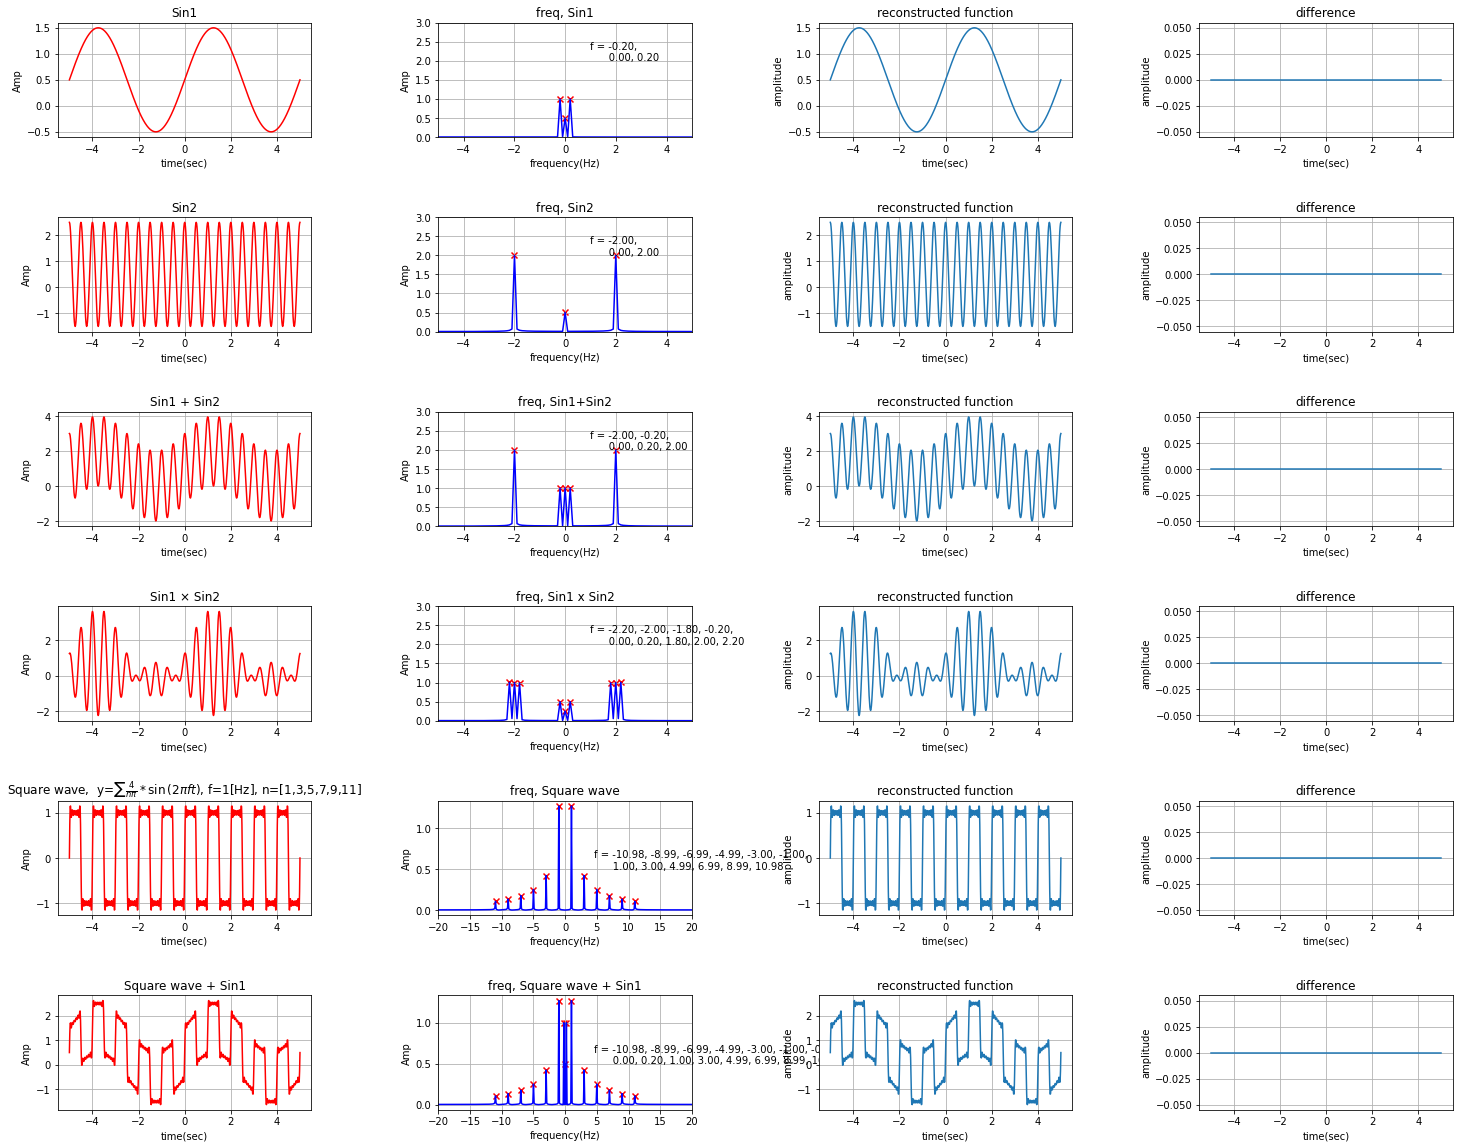

Source code (Python):
# Instructions 
# x = -5:5, sampling frequency=60Hz (>> Nyquist frequency)
# ---------------------------------------
# 1) Plot following sine waves and square waves, then convert to Frequency domain by FFT
#    Sine wave, Parameters [Amplitude, Frequency, Phase, Baseline]
#    1: sine1 ( [1, 0.2, 0, 0.5] )
#    2: sine2 ( [2, 2, 270, 0.5] ）
#    3: sine1 + sine2
#    4: sine1*sine2
#    5: Square wave1 (freq = 1Hz, n=[ 1,  3,  5,  7,  9, 11])
#    6: Sine1*Square wave1
# 2) Detect peak frequency ( peak can be multiple peaks ) and mark in the Amplitude spectrum figure
#      NOTE: DO NOT use FOR loop to detect peak frequencies. 
# 3) Print detected peak frequencies in each figures
# 4) Inverse FFT (IFFT) and plot reconstructed functions
# 5) Show difference between reconstructed functions and original data

# Save figure as 'Task05-4_1DIFFT_Yourname.pdf'
# Submit both your source code and figure pdf file

#%%
import numpy as np
import matplotlib.pyplot as plt
import math

# 指定されたサイズの配列を生成
def generate_n_array(size):
    arr = [2*i - 1 for i in range(1, size+1)]   # 要素の値は1以上の奇数
    return arr

# sin波
def sinewave(timedata, amp, freq, phase, baseline):
    phase_rad = phase*np.pi/180     # 位相
    omega = 2*np.pi*freq            # 角周波数
    y = amp * np.sin(omega * timedata - phase_rad) + baseline
    return y

# 矩形波
def squarewave(timedata, n_array, amp, freq, phase, baseline):
    y = 0
    for i in range(len(n_array)):
        y += 4/(n_array[i]*np.pi) * sinewave(timedata, amp, freq*n_array[i], phase, baseline)     # sin波の合算
    return y

# フーリエ変換
def sine_fft(y, n, dt):
    F_amp = np.fft.fft(y)                               # フーリエ変換
    F_abs = np.abs(F_amp)                               # フーリエ変換の絶対値
    F_abs_amp = (F_abs/n) * 2                           # 振幅を元の波形サイズに調整
    F_abs_amp[0] = F_abs_amp[0]/2                       # DC成分を２で割る
    shifted_F_abs_amp = np.fft.fftshift(F_abs_amp)

    freqs = np.fft.fftfreq(N, dt)                       # 時間軸を周波数に変換する
    shifted_freq = np.fft.fftshift(freqs)

    return shifted_freq, shifted_F_abs_amp, F_amp

# 逆フーリエ変換
def sine_ifft(fft_amp):
    If_amp = np.fft.ifft(fft_amp)   # 逆フーリエ変換
    If_real_amp = If_amp.real       # 実数部に変換
    return If_real_amp

# 逆フーリエ変換した波形と元の波形の差を調べる
def calc_difference(original_sine, converted_sine):
    difference = np.round([converted_sine[i] - original_sine[i] for i in range(len(original_sine))], 8)
    return difference

def find_peak_datapoints(xx,data):
    yy = data
    yy_prev = np.append( yy[0],yy[0:len(yy)-1] )
    yy_next = np.append( yy[1:len(yy)],yy[len(yy)-1])
    # get location of data which passed criteria you set.
    select_ii = np.where((yy>yy_prev) & (yy>yy_next))
    return xx[select_ii], data[select_ii], select_ii

    
def Convert_arr2str(arr):
    flg = 0
    for ii in range(len(arr)):
        #--------------------
        # just for display, insert \n
        if flg == 0 and arr[ii]>=0:
            str_insert = '\n      '
            flg = 1
        else:
            str_insert = ''
        #--------------------
        temp="{:.2f}".format(arr[ii])
        if ii<1:
            str_arr = temp
        else:               
            str_arr = str_arr + ', ' + str_insert + temp
    return str_arr

sampling_freq = 60                              # サンプリング周波数
x_time = np.arange(-5, 5.01, 1/sampling_freq)   # データポイント生成
N = np.size(x_time)                             # データ数
dt = 1/sampling_freq                            # サンプリング間隔

PARAMETER1 = [1, 0.2, 0, 0.5]                   # Amplitude, Frequency, Phase, Baseline
PARAMETER2 = [2, 2, 270, 0.5]                   # Amplitude, Frequency, Phase, Baseline

# ---------------------< sin波を生成、フーリエ変換 >-----------------------
n_array = generate_n_array(6)                   # n = [1,3,5,7,9,11]
y0 = sinewave(x_time, *PARAMETER1)
y1 = sinewave(x_time, *PARAMETER2)
y2 = sinewave(x_time, *PARAMETER1) + sinewave(x_time, *PARAMETER2)
y3 = sinewave(x_time, *PARAMETER1) * sinewave(x_time, *PARAMETER2)
y4 = squarewave(x_time, n_array, 1, 1, 0, 0)
y5 = squarewave(x_time, n_array, 1, 1, 0, 0) + sinewave(x_time, *PARAMETER1)

# フーリエ変換
shifted_freq0, shifted_F_abs_amp0, F_amp0 = sine_fft(y0, N, dt)
shifted_freq1, shifted_F_abs_amp1, F_amp1 = sine_fft(y1, N, dt)
shifted_freq2, shifted_F_abs_amp2, F_amp2= sine_fft(y2, N, dt)
shifted_freq3, shifted_F_abs_amp3, F_amp3 = sine_fft(y3, N, dt)
shifted_freq4, shifted_F_abs_amp4, F_amp4 = sine_fft(y4, N, dt)
shifted_freq5, shifted_F_abs_amp5, F_amp5 = sine_fft(y5, N, dt)

# ピーク検出
peak_freq0, peak_amp0, idx = find_peak_datapoints(shifted_freq0, shifted_F_abs_amp0)
peak_freq1, peak_amp1, idx = find_peak_datapoints(shifted_freq1, shifted_F_abs_amp1)
peak_freq2, peak_amp2, idx = find_peak_datapoints(shifted_freq2, shifted_F_abs_amp2)
peak_freq3, peak_amp3, idx = find_peak_datapoints(shifted_freq3, shifted_F_abs_amp3)
peak_freq4, peak_amp4, idx = find_peak_datapoints(shifted_freq4, shifted_F_abs_amp4)
peak_freq5, peak_amp5, idx = find_peak_datapoints(shifted_freq5, shifted_F_abs_amp5)

# フーリエ逆変換
If_sine0 = sine_ifft(F_amp0)
If_sine1 = sine_ifft(F_amp1)
If_sine2 = sine_ifft(F_amp2)
If_sine3 = sine_ifft(F_amp3)
If_sine4 = sine_ifft(F_amp4)
If_sine5 = sine_ifft(F_amp5)

# 元波形との差を計算
y_difference0 = calc_difference(y0, If_sine0)
y_difference1 = calc_difference(y1, If_sine1)
y_difference2 = calc_difference(y2, If_sine2)
y_difference3 = calc_difference(y3, If_sine3)
y_difference4 = calc_difference(y4, If_sine4)
y_difference5 = calc_difference(y5, If_sine5)

# -----------------<データプロット(time data) >------------------
fig, ax = plt.subplots(6,4,figsize=(25,20))
fig.subplots_adjust(wspace = 0.5, hspace=0.7)

y_array = [y0, y1, y2, y3, y4, y5]
for i in range(6):
    ax[i][0].set_xlabel('time(sec)')
    ax[i][0].set_ylabel('Amp')
    ax[i][0].set_xlim(-5.5, 5.5)
    ax[i][0].grid()
    ax[i][0].plot(x_time, y_array[i], color = 'r')

ax[0][0].set_title('Sin1')
ax[1][0].set_title('Sin2')
ax[2][0].set_title('Sin1 + Sin2')
ax[3][0].set_title('Sin1 × Sin2')
ax[4][0].set_title('Square wave,  y=$\sum{\\frac{4}{n\pi} * \sin{(2\pi ft)}}$, f=1[Hz], n=[1,3,5,7,9,11]')
ax[5][0].set_title('Square wave + Sin1')

#------------------------------------------------------------
# ---------------< データプロット(フーリエ変換 frequency data) >---------------
ax[0][1].set_title('freq, Sin1')
ax[1][1].set_title('freq, Sin2')
ax[2][1].set_title('freq, Sin1+Sin2')
ax[3][1].set_title('freq, Sin1 x Sin2')
ax[4][1].set_title('freq, Square wave')
ax[5][1].set_title('freq, Square wave + Sin1')

shifted_freq_array = [shifted_freq0, shifted_freq1, shifted_freq2, shifted_freq3, shifted_freq4, shifted_freq5]
shifted_F_abs_amp_array = [shifted_F_abs_amp0, shifted_F_abs_amp1, shifted_F_abs_amp2, shifted_F_abs_amp3, shifted_F_abs_amp4, shifted_F_abs_amp5]
# 振幅スペクトルをプロット
for i in range(4):
    ax[i][1].set_xlabel('frequency(Hz)')
    ax[i][1].set_ylabel('Amp')
    ax[i][1].set_yticks(np.arange(0, 3.1, 0.5))
    ax[i][1].set_xlim(-5.0, 5.0)
    ax[i][1].set_ylim(0, 3)
    ax[i][1].grid()
    ax[i][1].plot(shifted_freq_array[i], shifted_F_abs_amp_array[i], color = 'b')
for j in range(4, 6, 1):
    ax[j][1].set_xlabel('frequency(Hz)')
    ax[j][1].set_ylabel('Amp')
    ax[j][1].set_yticks(np.arange(0, 1.1, 0.5))
    ax[j][1].set_xlim(-20, 20)
    ax[j][1].grid()
    ax[j][1].plot(shifted_freq_array[j], shifted_F_abs_amp_array[j], color = 'b')

# ピークプロット
ax[0][1].scatter(peak_freq0, peak_amp0, color = 'r', marker = 'x')
ax[1][1].scatter(peak_freq1, peak_amp1, color = 'r', marker = 'x')
ax[2][1].scatter(peak_freq2, peak_amp2, color = 'r', marker = 'x')
ax[3][1].scatter(peak_freq3, peak_amp3, color = 'r', marker = 'x')
ax[4][1].scatter(peak_freq4, peak_amp4, color = 'r', marker = 'x')
ax[5][1].scatter(peak_freq5, peak_amp5, color = 'r', marker = 'x')

# ピークの周波数を表示
str_peak_freq0 = Convert_arr2str(peak_freq0)
ax[0][1].text(1,2, 'f = ' + str_peak_freq0)
str_peak_freq1 = Convert_arr2str(peak_freq1)
ax[1][1].text(1,2, 'f = ' + str_peak_freq1)
str_peak_freq2 = Convert_arr2str(peak_freq2)
ax[2][1].text(1,2, 'f = ' + str_peak_freq2)
str_peak_freq3 = Convert_arr2str(peak_freq3)
ax[3][1].text(1,2, 'f = ' + str_peak_freq3)
str_peak_freq4 = Convert_arr2str(peak_freq4)
ax[4][1].text(4.5,0.5, 'f = ' + str_peak_freq4)
str_peak_freq5 = Convert_arr2str(peak_freq5)
ax[5][1].text(4.5, 0.5, 'f = ' + str_peak_freq5)

#  ---------------< データプロット(逆変換 time data) >---------------
If_sine_array = [If_sine0, If_sine1, If_sine2, If_sine3, If_sine4, If_sine5]
y_difference_array = [y_difference0, y_difference1, y_difference2, y_difference3, y_difference4, y_difference5]

for i in range(6):
    # 逆フーリエ変換の結果をプロット
    ax[i][2].set_title('reconstructed function')
    ax[i][2].set_xlabel('time(sec)')
    ax[i][2].set_ylabel('amplitude')
    ax[i][2].set_xlim(-5.5, 5.5)
    ax[i][2].grid()
    ax[i][2].plot(x_time, If_sine_array[i])

    # 元の波形との差をプロット 
    ax[i][3].set_title('difference')
    ax[i][3].set_xlabel('time(sec)')
    ax[i][3].set_ylabel('amplitude')
    ax[i][3].set_xlim(-5.5, 5.5)
    ax[i][3].grid()
    ax[i][3].plot(x_time, y_difference0)
#------------------------------------------------------------

# %%
